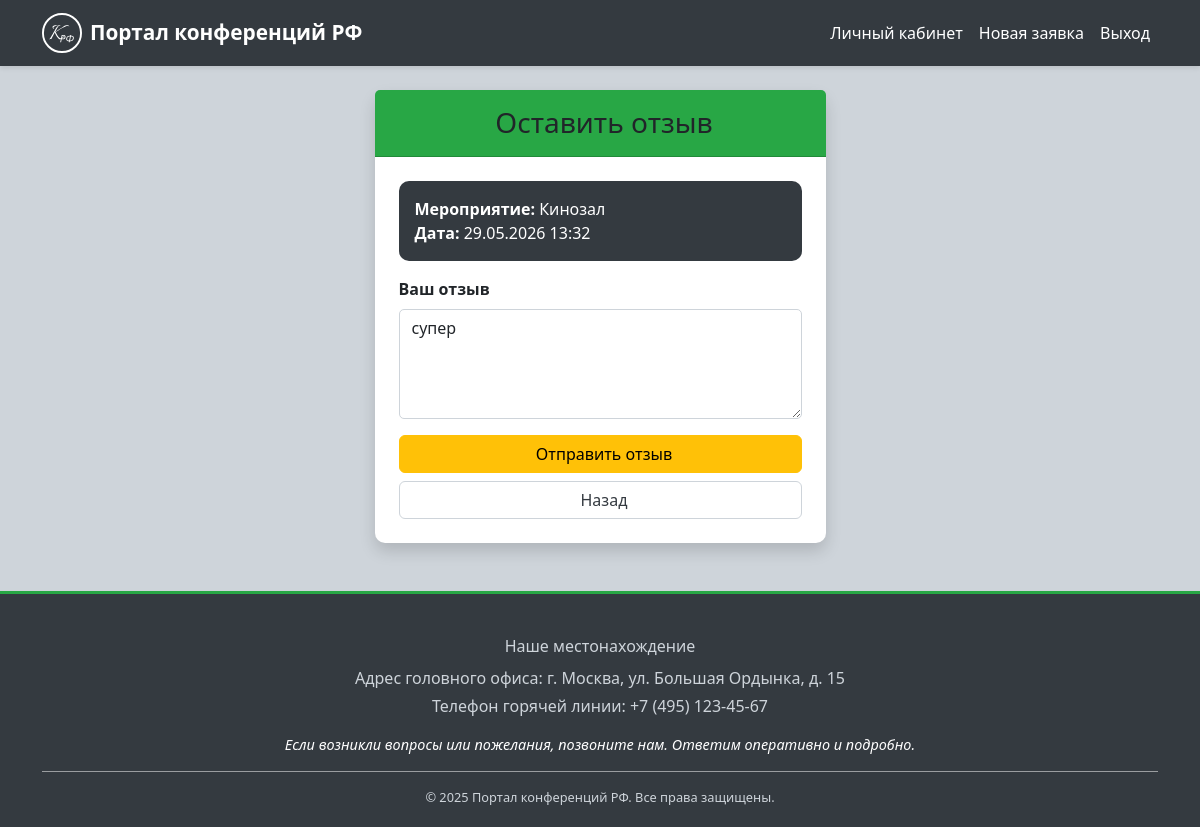
The app's page /submit-review/2/ (signed in) with its own data.
### bookings/models.py (models this page shows, shortened)
class Booking(models.Model):
    STATUS_CHOICES = [
        ('new', 'Новая'),
        ('scheduled', 'Мероприятие назначено'),
        ('completed', 'Мероприятие завершено'),
    ]
    ROOM_CHOICES = [
        ('auditorium', 'Аудитория'),
        ('coworking', 'Коворкинг'),
        ('cinema', 'Кинозал'),
    ]
    PAYMENT_CHOICES = [
        ('cash', 'Постоплата в офисе организации'),
        ('card', 'Оплата картой МИР'),
        ('transfer', 'Предоплата по QR-коду'),
    ]
    user = models.ForeignKey(User, on_delete=models.CASCADE, related_name='bookings')
    room_type = models.CharField(max_length=20, choices=ROOM_CHOICES)
    conference_date = models.DateTimeField()
    payment_method = models.CharField(max_length=20, choices=PAYMENT_CHOICES)
    status = models.CharField(max_length=20, choices=STATUS_CHOICES, default='new')
    created_at = models.DateTimeField(auto_now_add=True)
    review = models.TextField(blank=True, null=True)

### bookings/views.py (the view)
# urls.py: path('submit-review/<int:booking_id>/', views.submit_review_view, name='submit_review'),
@login_required
def submit_review_view(request, booking_id):
    booking = get_object_or_404(Booking, id=booking_id, user=request.user)
    if booking.status != 'completed':
        messages.error(request, 'Отзыв можно оставить только после завершения мероприятия')
        return redirect('dashboard')
    if request.method == 'POST':
        form = ReviewForm(request.POST, instance=booking)
        if form.is_valid():
            form.save()
            messages.success(request, 'Спасибо за отзыв!')
            return redirect('dashboard')
    else:
        form = ReviewForm(instance=booking)
    return render(request, 'submit_review.html', {'form': form, 'booking': booking})

### bookings/forms.py
class ReviewForm(forms.ModelForm):
    class Meta:
        model = Booking
        fields = ['review']
        widgets = {
            'review': forms.Textarea(attrs={'rows': 4, 'placeholder': 'Напишите ваш отзыв ...'})
        }

### templates/submit_review.html (shortened to what this page needs)
{% extends 'base.html' %}
{% load widget_tweaks %}
{% block content %}
<div class="row justify-content-center">
    <div class="col-md-6 col-lg-5">
        <div class="card shadow">
            <div class="card-header bg-warning text-dark text-center py-3">
                <h3 class="mb-0">Оставить отзыв</h3>
            </div>
            <div class="card-body p-4">
                <div class="alert alert-info">
                    <strong>Мероприятие:</strong> {{ booking.get_room_type_display }}<br>
                    <strong>Дата:</strong> {{ booking.conference_date|date:"d.m.Y H:i" }}
                </div>
                <form method="post">
                    <div class="mb-3">
                        <label for="{{ form.review.id_for_label }}" class="form-label fw-bold">
                            Ваш отзыв
                        </label>
                        {{ form.review|add_class:"form-control" }}
                    </div>
                    <div class="d-grid gap-2">
                        <button type="submit" class="btn btn-warning">
                            Отправить отзыв
                        </button>
                        <a href="{% url 'dashboard' %}" class="btn btn-outline-secondary">
                            Назад
                        </a>
                    </div>
                </form>
            </div>
        </div>
    </div>
</div>
{% endblock %}

### static/css/style.css (style rules this page uses)
* { margin: 0; padding: 0; box-sizing: border-box; }
body { font-family: 'Segoe UI', Tahoma, Geneva, Verdana, sans-serif; background: #CED4DA; min-height: 100vh; padding-bottom: 30px; }
.card { border: none; border-radius: 10px; box-shadow: 0 1px 3px rgba(0,0,0,0.1); background: #FFFFFF; }
.card-header { background: #343A40; color: #FFFFFF; border-radius: 10px 10px 0 0; }
.btn-outline-secondary { border-color: #CED4DA; color: #343A40; }
.alert { border-radius: 10px; }
.alert-info { background: #343A40; color: #FFFFFF; border: none; }
.form-control, .form-select { border-radius: 5px; border: 1px solid #CED4DA; }
.card-header.bg-warning { background: #28A745 !important; color: #FFFFFF; }
a { color: #28A745; text-decoration: none; }
html, body { height: 100%; }
body { display: flex; flex-direction: column; min-height: 100vh; }

### records on screen
Booking: room_type "Кинозал", conference_date "29.05.2026 13:32", review "супер"
